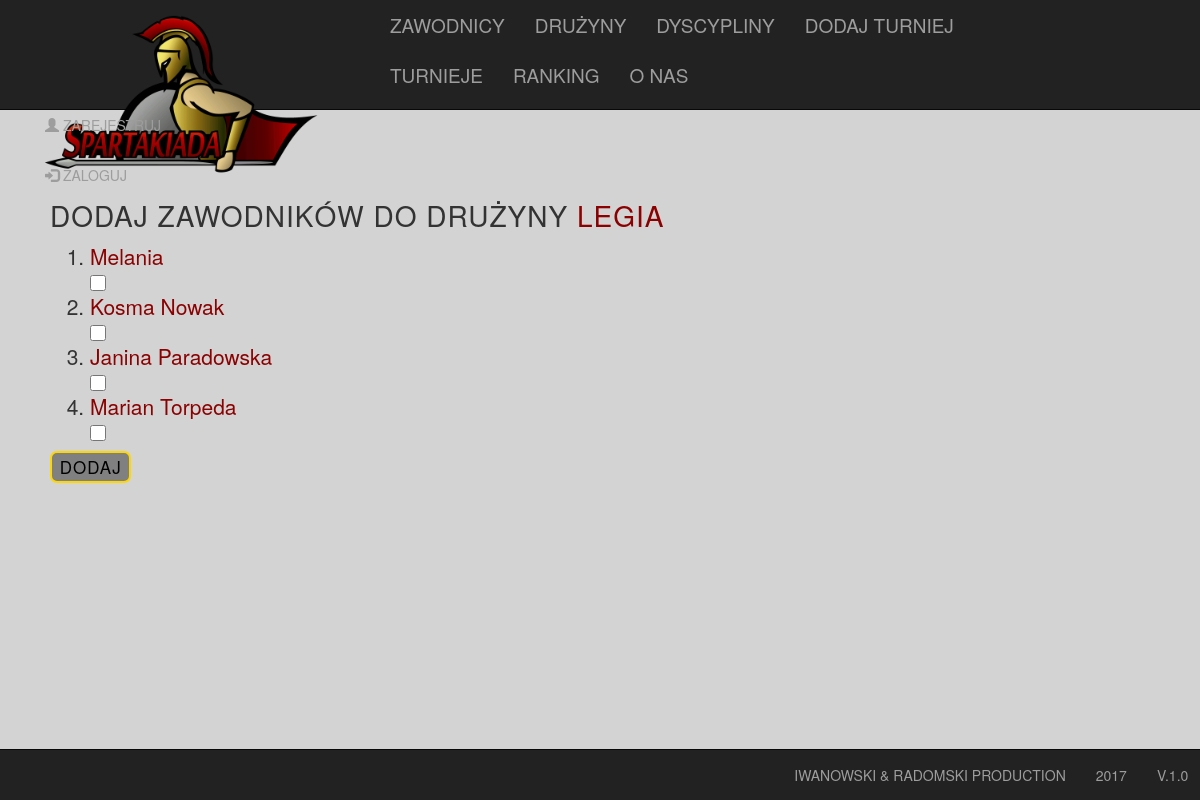
Page /team_add_members/1 on the committed database.
### spartakiada/models.py (models this page shows, shortened)
class Team(models.Model):
    name = models.CharField(max_length=128, unique=True)
    mates = models.ManyToManyField(Player, through='Member')
    def __str__(self):
        return '%s' % self.name

class Player(models.Model):
    name = models.CharField(max_length=128, unique=True)
    def __str__(self):
        return '%s' % self.name
    """
    Not perfect way to get players gender basing on their first name.
    Works only for polish names.
    """
    @property
    def gender(self):
        male_names = ["Bonawentura", "Kuba", "Kosma", "Attyla", "Barnaba", "Seba", "Dyzma", "Zawisza"]
        female_names = ["Miriam", "Nicole", "Noemi", "Beatrycze", "Nel"]
        name = self.name.partition(' ')[0]
        if name.endswith("a") and name not in male_names or name in female_names:
            return "F"
        else:
            return "M"

### spartakiada/views.py (the view, shortened to what this page needs)
# urls.py: url(r'^team_add_members/(?P<team_id>(\d)+)', views.TeamAddMembersView.as_view(),
class TeamAddMembersView(View):
    def get(self, request, team_id):
        team_id = int(team_id)
        team = Team.objects.get(id=team_id)
        player_list = players_alphabetically()
        team_members = Member.objects.filter(team=team)
        team_members = [Player.objects.get(name=player.player.name) for player in team_members]
        member_list = []
        for player in player_list:
            if player not in team_members:
                member_list.append(player)
        ctx = {
            'team': team,
            'member_list': member_list,
        }
        return render(request, 'spartakiada/team_add_members.html', ctx)

### spartakiada/views.py (called while the page is built)
def reverse_name(name):
    return " ".join(name.split(" ")[::-1])

def players_alphabetically():
    players = Player.objects.all()
    players_list = []
    for player in players:
        players_list.append(reverse_name(player.name))
    if "Random" in players_list:
        players_list.remove('Random')
    players_list.sort()
    players_list = [reverse_name(player) for player in players_list]
    players_list = [Player.objects.get(name=player) for player in players_list]
    return players_list

### spartakiada/templates/spartakiada/team_add_members.html
{% extends 'spartakiada/base.html' %}
{% block content %}
    <h3 class="headtext">Dodaj zawodników do drużyny <a class="maintext">{{ team }}</a></h3>
    <form action="" method="POST">{% csrf_token %}
        <ol>
        {% for player in member_list %}
            <li><a class="maintext">{{ player }} <input class="checkbox" type="checkbox"
            name="player" value="{{ player }}"></a></li>
        {% endfor %}
        </ol>
        <input class="toggle" type="submit" value="&nbsp;DODAJ&nbsp;">
    </form>
{% endblock %}

### spartakiada/static/spartakiada/style.css (style rules this page uses)
body { background-color: grey; }
.toggle { letter-spacing: 1px; color: black; font-size: 17px; border: 2px solid gold; border-radius: 7px; background-color: grey; padding: 2px; text-decoration: none; }
ol { font-size: 1.5em; }
.maintext { text-decoration: none; color: #8B0000; }
.headtext { letter-spacing: 1px; font-size: 2em; text-transform: uppercase; }
.checkbox { margin-top: 5px; margin-bottom: 5px; width: 16px; height: 16px; }

### rows in the picture
Team: name "LEGIA"
Player: name "Melania"
Player: name "Kosma Nowak"
Player: name "Janina Paradowska"
Player: name "Marian Torpeda"
